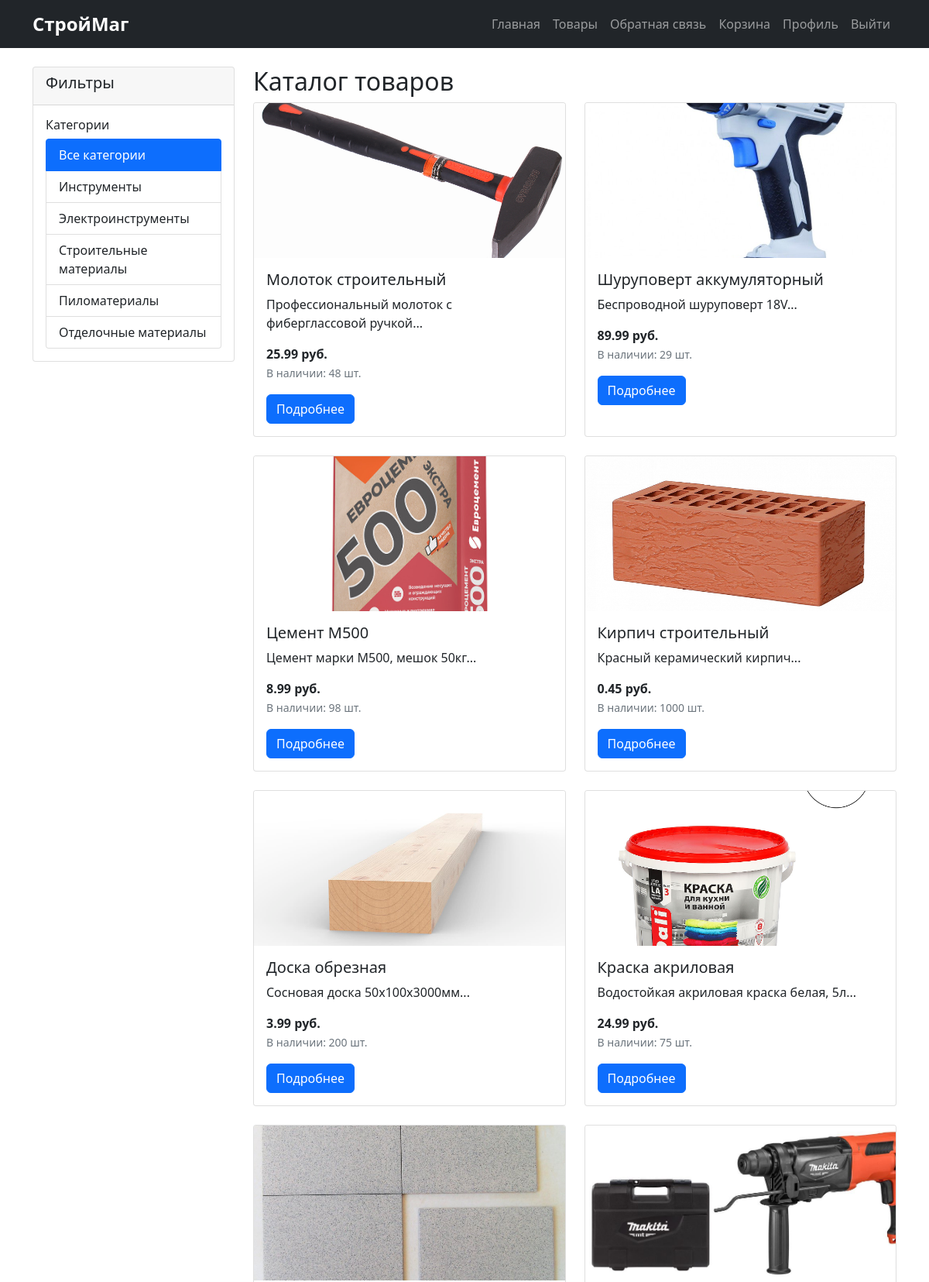
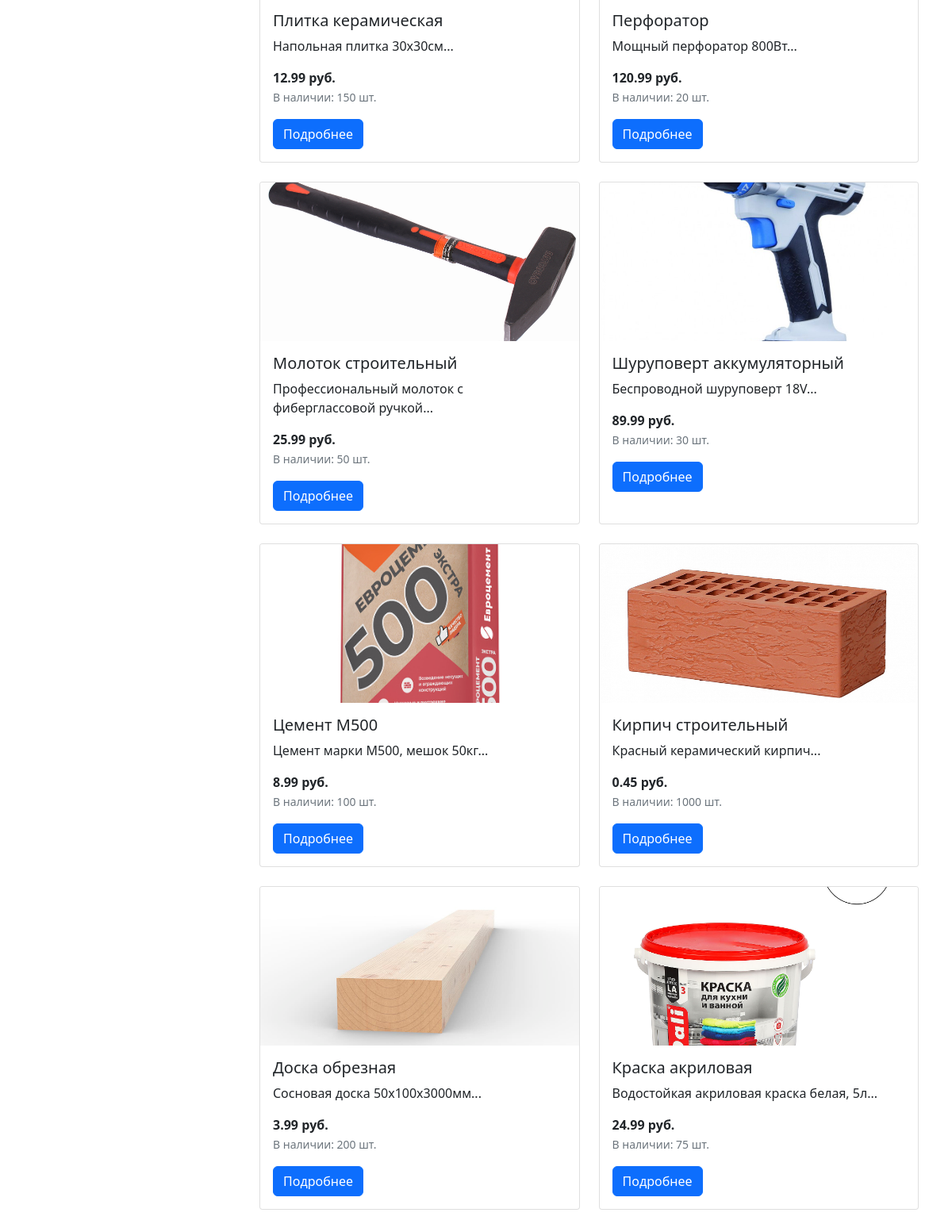
The app's page /products/ (signed in, upper part) with its own data (2 pictures, top to bottom).
### tables this page shows
CREATE TABLE products (
                id INTEGER PRIMARY KEY AUTOINCREMENT,
                name TEXT NOT NULL,
                description TEXT,
                price DECIMAL(10,2) NOT NULL,
                category TEXT NOT NULL,
                image_url TEXT,
                stock_quantity INTEGER DEFAULT 0,
                is_active BOOLEAN DEFAULT TRUE,
                created_at DATETIME DEFAULT CURRENT_TIMESTAMP
            );

### routers/products.py (the view)
@router.get("/", response_class=HTMLResponse)
async def read_products(
    request: Request,
    skip: int = 0,
    limit: int = 100,
    category: str = Query(None),
    current_user: dict = Depends(get_current_active_user)
):
    async with aiosqlite.connect("construction_store.db") as db:
        db.row_factory = aiosqlite.Row
        if category:
            products = await get_products(db, skip=skip, limit=limit, category=category)
        else:
            products = await get_products(db, skip=skip, limit=limit)
        async with db.execute("SELECT DISTINCT category FROM products WHERE is_active = TRUE") as cursor:
            categories = [row[0] for row in await cursor.fetchall()]
    context = {
        "request": request,
        "products": products,
        "categories": categories,
        "selected_category": category,
        "current_user": current_user,
        "cart_count": getattr(request.state, 'cart_count', 0)
    }
    return templates.TemplateResponse("products.html", context)

### templates/products.html (shortened to what this page needs)
{% extends "base.html" %}
{% block content %}
<div class="row">
    <div class="col-md-3">
        <div class="card">
            <div class="card-header">
                <h5>Фильтры</h5>
            </div>
            <div class="card-body">
                <h6>Категории</h6>
                <div class="list-group">
                    <a href="/products/"
                       class="list-group-item list-group-item-action {% if not selected_category %}active{% endif %}">
                        Все категории
                    </a>
                    {% for category in categories %}
                    <a href="/products/?category={{ category }}"
                       class="list-group-item list-group-item-action {% if selected_category == category %}active{% endif %}">
                        {{ category }}
                    </a>
                    {% endfor %}
                </div>
            </div>
        </div>
    </div>
    <div class="col-md-9">
        <h2>Каталог товаров</h2>
        <div class="row">
            {% for product in products %}
            <div class="col-md-6 mb-4">
                <div class="card h-100">
                    <img src="{{ product.image_url or '/static/images/placeholder.jpg' }}"
                         class="card-img-top" alt="{{ product.name }}" style="height: 200px; object-fit: cover;">
                    <div class="card-body">
                        <h5 class="card-title">{{ product.name }}</h5>
                        <p class="card-text">{{ product.description[:150] }}...</p>
                        <p class="card-text">
                            <strong>{{ product.price }} руб.</strong><br>
                            <small class="text-muted">В наличии: {{ product.stock_quantity }} шт.</small>
                        </p>
                        <a href="/products/{{ product.id }}" class="btn btn-primary">Подробнее</a>
                    </div>
                </div>
            </div>
            {% endfor %}
        </div>
    </div>
</div>
{% endblock %}

### static/css/style.css (style rules this page uses)
.card { transition: transform 0.2s; }
.btn { border-radius: 0.375rem; }

### records on screen
products: image_url (picture), name "Молоток строительный", description "Профессиональный молоток с фиберглассовой ручкой", price "25.99", stock_quantity "48"
products: image_url (picture), name "Шуруповерт аккумуляторный", description "Беспроводной шуруповерт 18V", price "89.99", stock_quantity "29"
products: image_url (picture), name "Цемент М500", description "Цемент марки М500, мешок 50кг", price "8.99", stock_quantity "98"
products: image_url (picture), name "Кирпич строительный", description "Красный керамический кирпич", price "0.45", stock_quantity "1000"
products: image_url (picture), name "Доска обрезная", description "Сосновая доска 50x100x3000мм", price "3.99", stock_quantity "200"
products: image_url (picture), name "Краска акриловая", description "Водостойкая акриловая краска белая, 5л", price "24.99", stock_quantity "75"
products: image_url (picture), name "Плитка керамическая", description "Напольная плитка 30x30см", price "12.99", stock_quantity "150"
products: image_url (picture), name "Перфоратор", description "Мощный перфоратор 800Вт", price "120.99", stock_quantity "20"
products: image_url (picture), name "Молоток строительный", description "Профессиональный молоток с фиберглассовой ручкой", price "25.99", stock_quantity "50"
products: image_url (picture), name "Шуруповерт аккумуляторный", description "Беспроводной шуруповерт 18V", price "89.99", stock_quantity "30"
products: image_url (picture), name "Цемент М500", description "Цемент марки М500, мешок 50кг", price "8.99", stock_quantity "100"
products: image_url (picture), name "Кирпич строительный", description "Красный керамический кирпич", price "0.45", stock_quantity "1000"
products: image_url (picture), name "Доска обрезная", description "Сосновая доска 50x100x3000мм", price "3.99", stock_quantity "200"
products: image_url (picture), name "Краска акриловая", description "Водостойкая акриловая краска белая, 5л", price "24.99", stock_quantity "75"

### other values on screen
{{ category }} "Инструменты" "Электроинструменты" "Строительные материалы" "Пиломатериалы" "Отделочные материалы"
